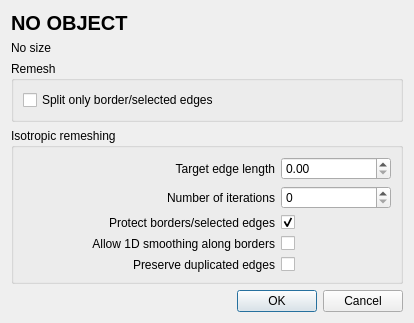
<?xml version="1.0" encoding="UTF-8"?>
<ui version="4.0">
 <class>Isotropic_remeshing_dialog</class>
 <widget class="QDialog" name="Isotropic_remeshing_dialog">
  <property name="enabled">
   <bool>true</bool>
  </property>
  <property name="geometry">
   <rect>
    <x>0</x>
    <y>0</y>
    <width>414</width>
    <height>318</height>
   </rect>
  </property>
  <property name="windowTitle">
   <string>Isotropic remeshing criteria</string>
  </property>
  <layout class="QVBoxLayout" name="verticalLayout">
   <item>
    <widget class="QLabel" name="objectName">
     <property name="font">
      <font>
       <pointsize>15</pointsize>
       <weight>75</weight>
       <bold>true</bold>
      </font>
     </property>
     <property name="text">
      <string>NO OBJECT</string>
     </property>
    </widget>
   </item>
   <item>
    <widget class="QLabel" name="objectNameSize">
     <property name="text">
      <string>No size</string>
     </property>
    </widget>
   </item>
   <item>
    <widget class="QGroupBox" name="groupBox_2">
     <property name="title">
      <string>Remesh</string>
     </property>
     <layout class="QHBoxLayout" name="horizontalLayout">
      <item>
       <widget class="QCheckBox" name="splitEdgesOnly_checkbox">
        <property name="text">
         <string>Split only border/selected edges</string>
        </property>
       </widget>
      </item>
     </layout>
    </widget>
   </item>
   <item>
    <spacer name="verticalSpacer">
     <property name="orientation">
      <enum>Qt::Vertical</enum>
     </property>
     <property name="sizeHint" stdset="0">
      <size>
       <width>20</width>
       <height>40</height>
      </size>
     </property>
    </spacer>
   </item>
   <item>
    <widget class="QGroupBox" name="groupBox">
     <property name="title">
      <string>Isotropic remeshing</string>
     </property>
     <layout class="QGridLayout" name="gridLayout_2" rowstretch="0,0,0,0" columnstretch="2,0">
      <item row="1" column="1">
       <widget class="QSpinBox" name="nbIterations_spinbox">
        <property name="minimumSize">
         <size>
          <width>110</width>
          <height>0</height>
         </size>
        </property>
       </widget>
      </item>
      <item row="1" column="0">
       <widget class="QLabel" name="nbIterations_label">
        <property name="text">
         <string>Number of iterations</string>
        </property>
        <property name="alignment">
         <set>Qt::AlignRight|Qt::AlignTrailing|Qt::AlignVCenter</set>
        </property>
        <property name="buddy">
         <cstring>nbIterations_spinbox</cstring>
        </property>
       </widget>
      </item>
      <item row="0" column="0">
       <widget class="QLabel" name="edgeLength_label">
        <property name="text">
         <string>Target edge length</string>
        </property>
        <property name="alignment">
         <set>Qt::AlignRight|Qt::AlignTrailing|Qt::AlignVCenter</set>
        </property>
        <property name="buddy">
         <cstring>edgeLength_dspinbox</cstring>
        </property>
       </widget>
      </item>
      <item row="0" column="1">
       <widget class="QDoubleSpinBox" name="edgeLength_dspinbox">
        <property name="minimumSize">
         <size>
          <width>110</width>
          <height>0</height>
         </size>
        </property>
        <property name="maximum">
         <double>1000.000000000000000</double>
        </property>
        <property name="singleStep">
         <double>0.100000000000000</double>
        </property>
       </widget>
      </item>
      <item row="2" column="0">
       <widget class="QLabel" name="protect_label">
        <property name="text">
         <string>Protect borders/selected edges</string>
        </property>
        <property name="alignment">
         <set>Qt::AlignRight|Qt::AlignTrailing|Qt::AlignVCenter</set>
        </property>
       </widget>
      </item>
      <item row="2" column="1">
       <widget class="QCheckBox" name="protect_checkbox">
        <property name="text">
         <string/>
        </property>
        <property name="checked">
         <bool>true</bool>
        </property>
       </widget>
      </item>
      <item row="3" column="1">
       <widget class="QCheckBox" name="smooth1D_checkbox">
        <property name="text">
         <string/>
        </property>
       </widget>
      </item>
      <item row="3" column="0">
       <widget class="QLabel" name="smooth1D_label">
        <property name="text">
         <string>Allow 1D smoothing along borders</string>
        </property>
        <property name="alignment">
         <set>Qt::AlignRight|Qt::AlignTrailing|Qt::AlignVCenter</set>
        </property>
       </widget>
      </item>
      <item row="4" column="1">
       <widget class="QCheckBox" name="preserveDuplicates_checkbox">
        <property name="text">
         <string/>
        </property>
       </widget>
      </item>
      <item row="4" column="0">
       <widget class="QLabel" name="preserveDuplicates_label">
        <property name="text">
         <string>Preserve duplicated edges</string>
        </property>
        <property name="alignment">
         <set>Qt::AlignRight|Qt::AlignTrailing|Qt::AlignVCenter</set>
        </property>
       </widget>
      </item>
     </layout>
    </widget>
   </item>
   <item>
    <spacer name="verticalSpacer_2">
     <property name="orientation">
      <enum>Qt::Vertical</enum>
     </property>
     <property name="sizeHint" stdset="0">
      <size>
       <width>20</width>
       <height>40</height>
      </size>
     </property>
    </spacer>
   </item>
   <item>
    <widget class="QDialogButtonBox" name="buttonBox">
     <property name="orientation">
      <enum>Qt::Horizontal</enum>
     </property>
     <property name="standardButtons">
      <set>QDialogButtonBox::Cancel|QDialogButtonBox::Ok</set>
     </property>
    </widget>
   </item>
  </layout>
 </widget>
 <tabstops>
  <tabstop>edgeLength_dspinbox</tabstop>
  <tabstop>nbIterations_spinbox</tabstop>
  <tabstop>buttonBox</tabstop>
 </tabstops>
 <resources/>
 <connections>
  <connection>
   <sender>buttonBox</sender>
   <signal>accepted()</signal>
   <receiver>Isotropic_remeshing_dialog</receiver>
   <slot>accept()</slot>
   <hints>
    <hint type="sourcelabel">
     <x>388</x>
     <y>288</y>
    </hint>
    <hint type="destinationlabel">
     <x>157</x>
     <y>195</y>
    </hint>
   </hints>
  </connection>
  <connection>
   <sender>buttonBox</sender>
   <signal>rejected()</signal>
   <receiver>Isotropic_remeshing_dialog</receiver>
   <slot>reject()</slot>
   <hints>
    <hint type="sourcelabel">
     <x>388</x>
     <y>288</y>
    </hint>
    <hint type="destinationlabel">
     <x>286</x>
     <y>195</y>
    </hint>
   </hints>
  </connection>
 </connections>
</ui>
